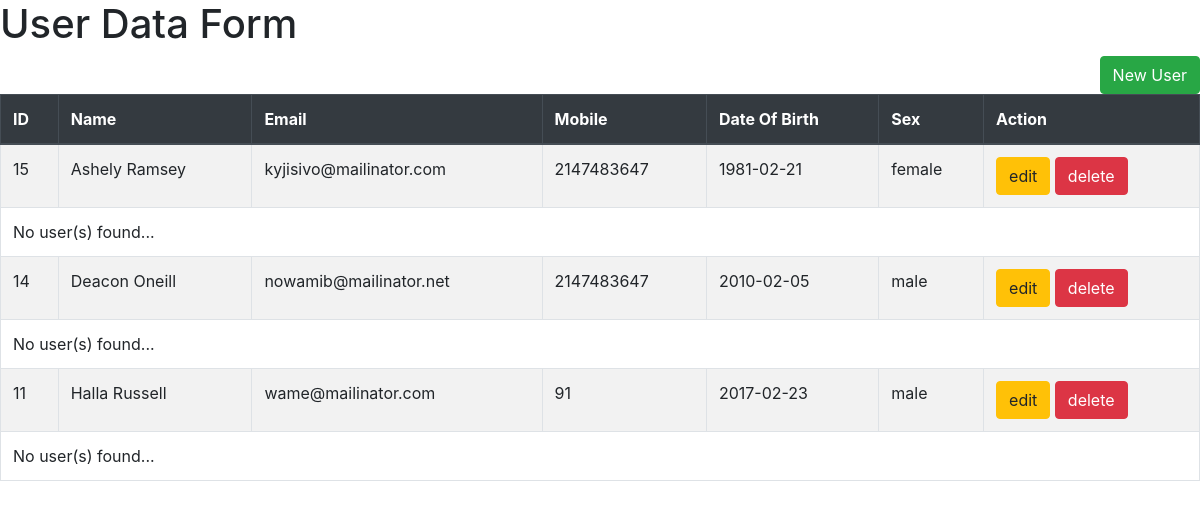
The page / on the database its author committed.
### tables this page shows
CREATE TABLE `web_user` (
  `u_id` int(11) NOT NULL,
  `u_name` varchar(50) NOT NULL,
  `u_email` varchar(60) NOT NULL,
  `u_mobile` int(15) NOT NULL,
  `u_dob` date NOT NULL,
  `u_sex` varchar(10) NOT NULL,
  `created_date` date NOT NULL,
  `modified_date` date NOT NULL,
  `status` tinyint(1) NOT NULL
);

### classes/Database.class.php (called while the page is built, shortened)
<?php
    class Database
    {
        public $conn;
        private $host;
        private $user;
        private $password;
        private $baseName;
        public function __construct($params=array())
        {
            $this->conn = false;
            $this->host = 'localhost';
            $this->user = 'root';
            $this->password = '';
            $this->baseName = 'user_data';
        }
        public function connect()
        {
            if (!$this->conn)
            {
                try
                {
                    $this->conn = new PDO('mysql:host='.$this->host.';dbname='.$this->baseName.'', $this->user, $this->password, array(PDO::MYSQL_ATTR_INIT_COMMAND => 'SET NAMES utf8'));
                    $this->conn->setAttribute(PDO::ATTR_ERRMODE, PDO::ERRMODE_EXCEPTION);
                }
                catch (Exception $e)
                {
                    die('Erreur : ' . $e->getMessage());
                }
            }
            return $this->conn;
        }
    }
?>

### classes/UserAndData.class.php (called while the page is built, shortened)
<?php
    include_once 'Database.class.php';
    class UserAndData extends Database
    {
        public function totalData()
        {
          $query ="SELECT * FROM web_user
          ORDER BY u_id DESC";
          $result = $this->conn->prepare($query);
          $ret = $result->execute();
          return $result;
        }
  }
?>

### index.php (the view, shortened to what this page needs)
<?php
	include_once 'classes/UserAndData.class.php';
  	$UserAndData = new UserAndData();
	include_once'includes/header/header.php';
?>
<div class="float-right">
    <a href="javascript:void(0);" class="btn btn-success" data-type="add" data-toggle="modal"
    data-target="#modalUserAdd"><i class="plus"></i> New User</a>
</div>
<table class="table table-striped table-bordered">
    <thead class="thead-dark">
        <tr>
            <th>ID</th>
            <th>Name</th>
            <th>Email</th>
            <th>Mobile</th>
            <th>Date Of Birth</th>
            <th>Sex</th>
            <th>Action</th>
        </tr>
    </thead>
    <tbody id="userData">
        <?php
        	$totalData = $UserAndData->totalData();
            foreach ($totalData->fetchAll() as $row)
            {
        		echo "
        		<tr>
            		<td>{$row['u_id']}</td>
	                <td>{$row['u_name']}</td>
	                <td>{$row['u_email']}</td>
	                <td>{$row['u_mobile']}</td>
	                <td>{$row['u_dob']}</td>
	                <td>{$row['u_sex']}</td>
	                <td>
                		<a href=\"index.php?user_edit_id={$row['u_id']}\" class=\"btn btn-warning\" rowID=\"{$row['u_id']}\" data-type=\"edit\" data-toggle=\"modal\" data-target=\"#modalUserEdit\">edit</a>
                		<a href=\"index.php?user_id={$row['u_id']}\" class=\"btn btn-danger\" onclick=\"return confirm('Are you sure to delete data?')?userAction('delete', 'index.php?user_id={$row['u_id']}'):false;\">delete</a>
            		</td>
        		</tr>
        		<tr><td colspan=\"7\">No user(s) found...</td></tr>";
    		}
		?>
    </tbody>
</table>
<?php
	include_once'includes/footer/footer.php';
?>

### includes/header/header.php (shortened to what this page needs)
<!DOCTYPE html>
<html lang="en">
	<head>
	  <link rel="stylesheet" href="https://maxcdn.bootstrapcdn.com/bootstrap/4.3.1/css/bootstrap.min.css">
	</head>
	<body>
		<h1>User Data Form</h1>

### includes/footer/footer.php
</body>
</html>

### rows shown on the page
web_user: u_id "15", u_name "Ashely Ramsey", u_email "kyjisivo@mailinator.com", u_mobile "2147483647", u_dob "1981-02-21", u_sex "female"
web_user: u_id "14", u_name "Deacon Oneill", u_email "nowamib@mailinator.net", u_mobile "2147483647", u_dob "2010-02-05", u_sex "male"
web_user: u_id "11", u_name "Halla Russell", u_email "wame@mailinator.com", u_mobile "91", u_dob "2017-02-23", u_sex "male"
